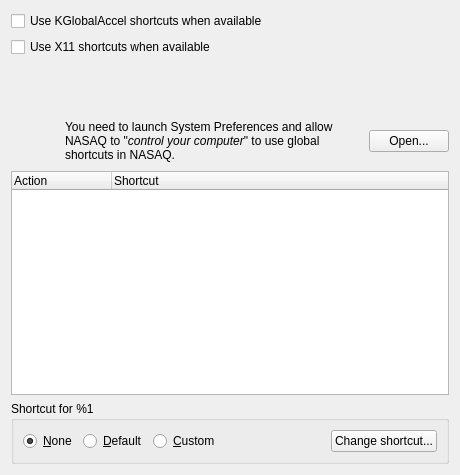
<?xml version="1.0" encoding="UTF-8"?>
<ui version="4.0">
 <class>GlobalShortcutsSettingsPage</class>
 <widget class="QWidget" name="GlobalShortcutsSettingsPage">
  <property name="geometry">
   <rect>
    <x>0</x>
    <y>0</y>
    <width>460</width>
    <height>475</height>
   </rect>
  </property>
  <property name="windowTitle">
   <string>Global Shortcuts</string>
  </property>
  <property name="windowIcon">
   <iconset resource="../../data/icons.qrc">
    <normaloff>:/icons/64x64/strawberry.png</normaloff>:/icons/64x64/strawberry.png</iconset>
  </property>
  <layout class="QVBoxLayout" name="layout_globalshortcutssettingspage">
   <item>
    <widget class="QWidget" name="widget_kglobalaccel" native="true">
     <layout class="QVBoxLayout" name="verticalLayout">
      <property name="leftMargin">
       <number>0</number>
      </property>
      <property name="topMargin">
       <number>0</number>
      </property>
      <property name="rightMargin">
       <number>0</number>
      </property>
      <property name="bottomMargin">
       <number>0</number>
      </property>
      <item>
       <widget class="QCheckBox" name="checkbox_kglobalaccel">
        <property name="text">
         <string>Use KGlobalAccel shortcuts when available</string>
        </property>
       </widget>
      </item>
     </layout>
    </widget>
   </item>
   <item>
    <widget class="QWidget" name="widget_x11" native="true">
     <layout class="QHBoxLayout" name="layout_x11">
      <property name="spacing">
       <number>0</number>
      </property>
      <property name="leftMargin">
       <number>0</number>
      </property>
      <property name="topMargin">
       <number>0</number>
      </property>
      <property name="rightMargin">
       <number>0</number>
      </property>
      <property name="bottomMargin">
       <number>0</number>
      </property>
      <item>
       <widget class="QCheckBox" name="checkbox_x11">
        <property name="sizePolicy">
         <sizepolicy hsizetype="Expanding" vsizetype="Fixed">
          <horstretch>0</horstretch>
          <verstretch>0</verstretch>
         </sizepolicy>
        </property>
        <property name="text">
         <string>Use X11 shortcuts when available</string>
        </property>
       </widget>
      </item>
     </layout>
    </widget>
   </item>
   <item>
    <widget class="QWidget" name="widget_warning" native="true">
     <layout class="QHBoxLayout" name="layout_warning">
      <property name="leftMargin">
       <number>0</number>
      </property>
      <property name="topMargin">
       <number>0</number>
      </property>
      <property name="rightMargin">
       <number>0</number>
      </property>
      <property name="bottomMargin">
       <number>0</number>
      </property>
      <item>
       <widget class="QLabel" name="label_warn_icon">
        <property name="sizePolicy">
         <sizepolicy hsizetype="Expanding" vsizetype="Preferred">
          <horstretch>0</horstretch>
          <verstretch>0</verstretch>
         </sizepolicy>
        </property>
        <property name="minimumSize">
         <size>
          <width>48</width>
          <height>48</height>
         </size>
        </property>
        <property name="maximumSize">
         <size>
          <width>48</width>
          <height>48</height>
         </size>
        </property>
        <property name="baseSize">
         <size>
          <width>64</width>
          <height>64</height>
         </size>
        </property>
        <property name="text">
         <string/>
        </property>
        <property name="pixmap">
         <pixmap resource="../../data/icons.qrc">:/icons/48x48/dialog-warning.png</pixmap>
        </property>
       </widget>
      </item>
      <item>
       <widget class="QLabel" name="label_warn_text">
        <property name="sizePolicy">
         <sizepolicy hsizetype="Expanding" vsizetype="Preferred">
          <horstretch>0</horstretch>
          <verstretch>0</verstretch>
         </sizepolicy>
        </property>
        <property name="text">
         <string/>
        </property>
        <property name="wordWrap">
         <bool>true</bool>
        </property>
       </widget>
      </item>
     </layout>
    </widget>
   </item>
   <item>
    <widget class="QWidget" name="widget_macos_access" native="true">
     <layout class="QHBoxLayout" name="layout_macos">
      <property name="leftMargin">
       <number>0</number>
      </property>
      <property name="topMargin">
       <number>0</number>
      </property>
      <property name="rightMargin">
       <number>0</number>
      </property>
      <property name="bottomMargin">
       <number>0</number>
      </property>
      <item>
       <widget class="QLabel" name="label_macos_access_icon">
        <property name="sizePolicy">
         <sizepolicy hsizetype="Expanding" vsizetype="Preferred">
          <horstretch>0</horstretch>
          <verstretch>0</verstretch>
         </sizepolicy>
        </property>
        <property name="minimumSize">
         <size>
          <width>48</width>
          <height>48</height>
         </size>
        </property>
        <property name="maximumSize">
         <size>
          <width>48</width>
          <height>48</height>
         </size>
        </property>
        <property name="baseSize">
         <size>
          <width>64</width>
          <height>64</height>
         </size>
        </property>
        <property name="text">
         <string/>
        </property>
        <property name="pixmap">
         <pixmap resource="../../data/icons.qrc">:/icons/48x48/dialog-warning.png</pixmap>
        </property>
       </widget>
      </item>
      <item>
       <widget class="QLabel" name="label_macos_access">
        <property name="sizePolicy">
         <sizepolicy hsizetype="Expanding" vsizetype="Preferred">
          <horstretch>0</horstretch>
          <verstretch>0</verstretch>
         </sizepolicy>
        </property>
        <property name="text">
         <string>You need to launch System Preferences and allow NASAQ to &quot;&lt;span style=&quot;font-style:italic&quot;&gt;control your computer&lt;/span&gt;&quot; to use global shortcuts in NASAQ.</string>
        </property>
        <property name="wordWrap">
         <bool>true</bool>
        </property>
       </widget>
      </item>
      <item>
       <widget class="QPushButton" name="button_macos_preferences">
        <property name="text">
         <string>Open...</string>
        </property>
       </widget>
      </item>
     </layout>
    </widget>
   </item>
   <item>
    <widget class="QTreeWidget" name="list">
     <property name="editTriggers">
      <set>QAbstractItemView::NoEditTriggers</set>
     </property>
     <property name="alternatingRowColors">
      <bool>true</bool>
     </property>
     <property name="rootIsDecorated">
      <bool>false</bool>
     </property>
     <property name="allColumnsShowFocus">
      <bool>true</bool>
     </property>
     <column>
      <property name="text">
       <string comment="Category label">Action</string>
      </property>
     </column>
     <column>
      <property name="text">
       <string>Shortcut</string>
      </property>
     </column>
    </widget>
   </item>
   <item>
    <widget class="QGroupBox" name="shortcut_options">
     <property name="enabled">
      <bool>true</bool>
     </property>
     <property name="title">
      <string>Shortcut for %1</string>
     </property>
     <layout class="QHBoxLayout" name="layout_shortcut_options">
      <item>
       <widget class="QRadioButton" name="radio_none">
        <property name="enabled">
         <bool>true</bool>
        </property>
        <property name="text">
         <string>&amp;None</string>
        </property>
        <property name="checked">
         <bool>true</bool>
        </property>
       </widget>
      </item>
      <item>
       <widget class="QRadioButton" name="radio_default">
        <property name="text">
         <string>&amp;Default</string>
        </property>
       </widget>
      </item>
      <item>
       <widget class="QRadioButton" name="radio_custom">
        <property name="text">
         <string>&amp;Custom</string>
        </property>
       </widget>
      </item>
      <item>
       <spacer name="spacer_bottom">
        <property name="orientation">
         <enum>Qt::Horizontal</enum>
        </property>
        <property name="sizeHint" stdset="0">
         <size>
          <width>40</width>
          <height>20</height>
         </size>
        </property>
       </spacer>
      </item>
      <item>
       <widget class="QPushButton" name="button_change">
        <property name="text">
         <string>Change shortcut...</string>
        </property>
       </widget>
      </item>
     </layout>
    </widget>
   </item>
  </layout>
 </widget>
 <tabstops>
  <tabstop>checkbox_kglobalaccel</tabstop>
  <tabstop>checkbox_x11</tabstop>
  <tabstop>button_macos_preferences</tabstop>
  <tabstop>list</tabstop>
  <tabstop>radio_none</tabstop>
  <tabstop>radio_default</tabstop>
  <tabstop>radio_custom</tabstop>
  <tabstop>button_change</tabstop>
 </tabstops>
 <resources>
  <include location="../../data/icons.qrc"/>
 </resources>
 <connections/>
</ui>
